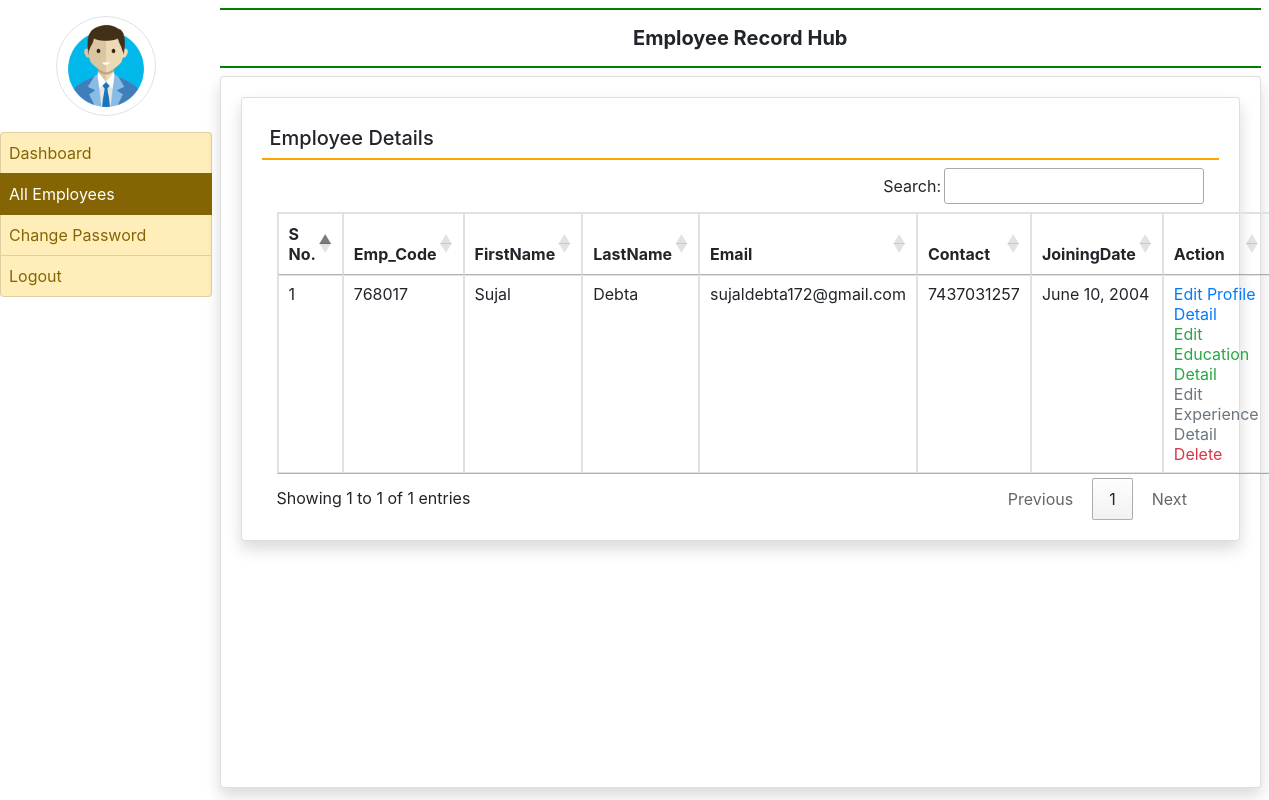
Screenshot of /all_employee (signed in) with the database file from the repository.
### employee/models.py (models this page shows, shortened)
class EmployeeDetail(models.Model):
    user = models.ForeignKey(User, on_delete=models.CASCADE, null=True)
    empcode = models.CharField(max_length=100, null=True)
    empdept = models.CharField(max_length=100,null=True)
    designation = models.CharField(max_length=100,null=True)
    contact = models.CharField(max_length=15, null=True)
    gender = models.CharField(max_length=20,null=True)
    joiningdate = models.DateField(null=True)

### employee/views.py (the view)
# urls.py: path('all_employee',all_employee, name='all_employee'),
def all_employee(request):
    if not request.user.is_authenticated:
        return redirect('admin_login')
    employee = EmployeeDetail.objects.all()
    return render(request, 'all_employee.html',locals())

### employee/templates/all_employee.html
{% extends 'admin_base.html' %}
{% block main  %}
<div class="card shadow">
    <div class="card-body">
        <h5 class="p-2" style="border-bottom: 2px solid orange;">Employee Details</h5>
<div class="container-fluid">
        <table class="table table-bordered table-sm" id="example">
            <thead>
                <tr>
                    <th>S No.</th>
                    <th>Emp_Code</th>
                    <th>FirstName</th>
                    <th>LastName</th>
                    <th>Email</th>
                    <th>Contact</th>
                    <th>JoiningDate</th>
                    <th>Action</th>
                </tr>
            </thead>
            <tbody>
                {% for i in employee %}
                <tr>
                    <td>{{forloop.counter}}</td>
                    <td>{{i.empcode}}</td>
                    <td>{{i.user.first_name}}</td>
                    <td>{{i.user.last_name}}</td>
                    <td>{{i.user.username}}</td>
                    <td>{{i.contact}}</td>
                    <td>{{i.joiningdate}}</td>
                    <td><a href="{% url 'edit_profile' i.id %}" class="text-primary">Edit Profile Detail</a>
                        <br><a href="{% url 'edit_education' i.user.id %}" class="text-success">Edit Education Detail</a>
                        <br><a href="{% url 'edit_experience' i.user.id %}" class="text-secondary">Edit Experience Detail</a>
                        <br><a href="{% url 'delete_employee' i.user.id %}" class="text-danger" onclick="return confirm('Are You Sure?')">Delete</a>
                        </td>
                </tr>
                {% endfor %}
            </tbody>
        </table>
</div>
</div>
</div>
{% endblock %}

### rows the page displays
EmployeeDetail: empcode "768017", user.first_name "Sujal", user.last_name "Debta", user.username "sujaldebta172@gmail.com", contact "7437031257", joiningdate "June 10, 2004"
